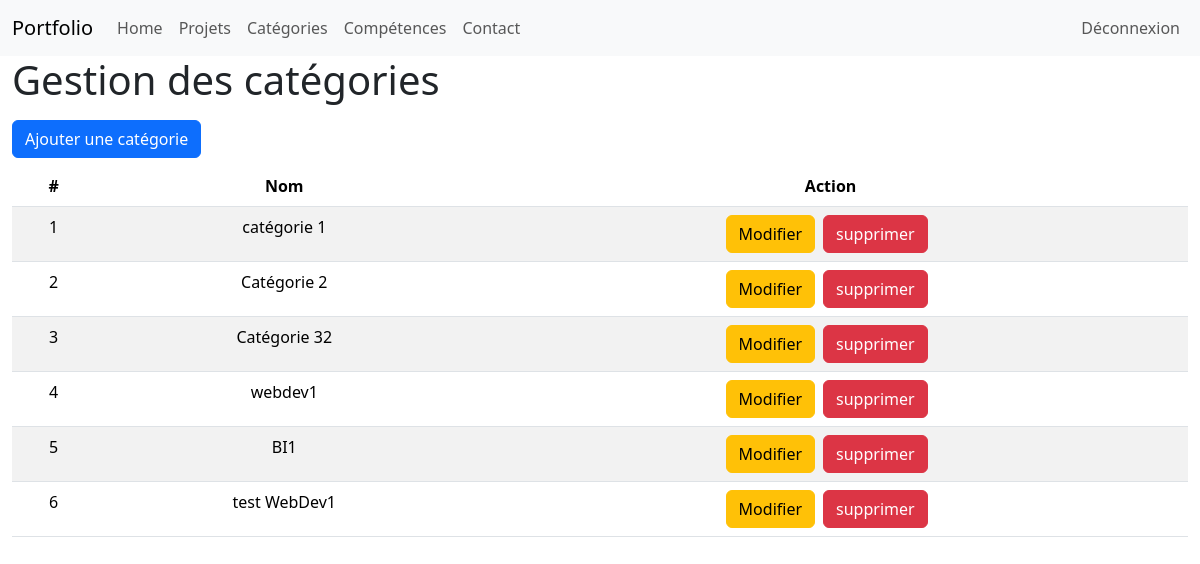
Screenshot of /admin/categories.php (signed in) with the database file from the repository.
### tables this page shows
CREATE TABLE IF NOT EXISTS `categories` (
  `id` int NOT NULL AUTO_INCREMENT,
  `name` varchar(100) NOT NULL,
  `image` varchar(255) DEFAULT NULL,
  `description` text,
  PRIMARY KEY (`id`)
);

### admin/categories.php (the view, shortened to what this page needs)
<?php
    require "../config/connexion.php";
?>
<!DOCTYPE html>
<html lang="en">
<head>
    <link href="https://cdn.jsdelivr.net/npm/bootstrap@5.3.8/dist/css/bootstrap.min.css" rel="stylesheet">
    <link rel="stylesheet" href="style.css">
</head>
<body>
    <?php
        include("partials/nav.php");
    ?>
    <div class="container-fluid">
        <h1>Gestion des catégories</h1>
        <a href="addCategory.php" class="btn btn-primary my-2">Ajouter une catégorie</a>
        <table class="table table-striped">
            <thead>
                <tr class="text-center">
                    <th>#</th>
                    <th>Nom</th>
                    <th>Action</th>
                </tr>
            </thead>
            <tbody>
                <?php
                    $categories = $bdd->query("SELECT * FROM categories");
                    while($donCat = $categories->fetch())
                    {
                        echo '<tr class="text-center">';
                            echo '<td>'.$donCat['id'].'</td>';
                            echo '<td>'.$donCat['name'].'</td>';
                            echo '<td>';
                                echo '<a href="updateCategory.php?id='.$donCat['id'].'" class="btn btn-warning">Modifier</a>';
                                echo '<button type="button" class="btn btn-danger mx-2" data-bs-toggle="modal" data-bs-target="#deleteModal'.$donCat['id'].'">
  supprimer
</button>';
                            echo '</td>';
                        echo '</tr>';
                    }
                ?>
            </tbody>
        </table>
    </div>
</body>
</html>

### rows the page displays
categories: id "1", name "catégorie 1"
categories: id "2", name "Catégorie 2"
categories: id "3", name "Catégorie 32"
categories: id "4", name "webdev1"
categories: id "5", name "BI1"
categories: id "6", name "test WebDev1"
